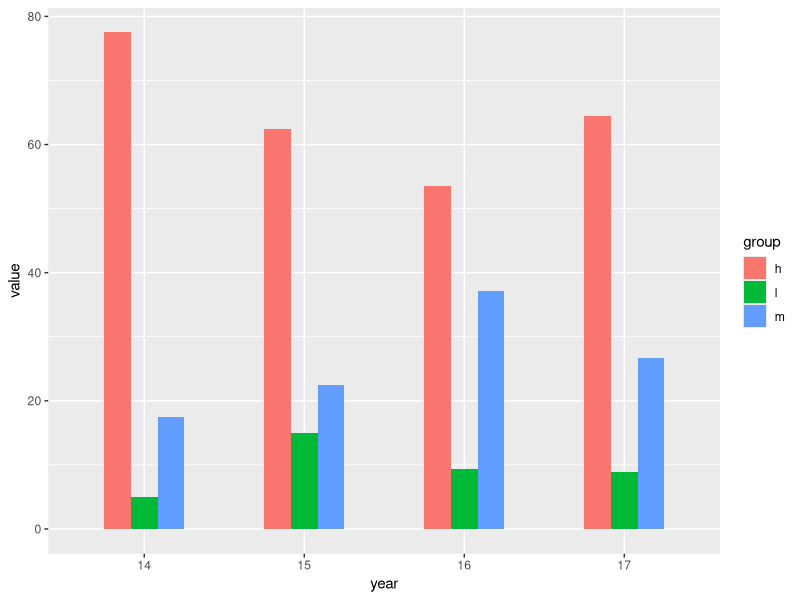

Reproduce this figure in R.
library(dplyr)
library(tidyr)
library(ggplot2)
library(readr)


csv <- read.csv('./rawdatas/age.csv')
csv2 <- csv %>% filter(schoolindex == 1) %>% select(ends_with('14'),ends_with('15'),ends_with('16'),ends_with('17')) %>% gather()
csv3 <- csv2 %>% mutate(group = substr(key,1,1),year = substr(key,2,3))

p <- csv3 %>% ggplot(aes(year,value,fill=group)) + geom_bar(stat = 'identity', position = 'dodge', width = 0.5)
p
